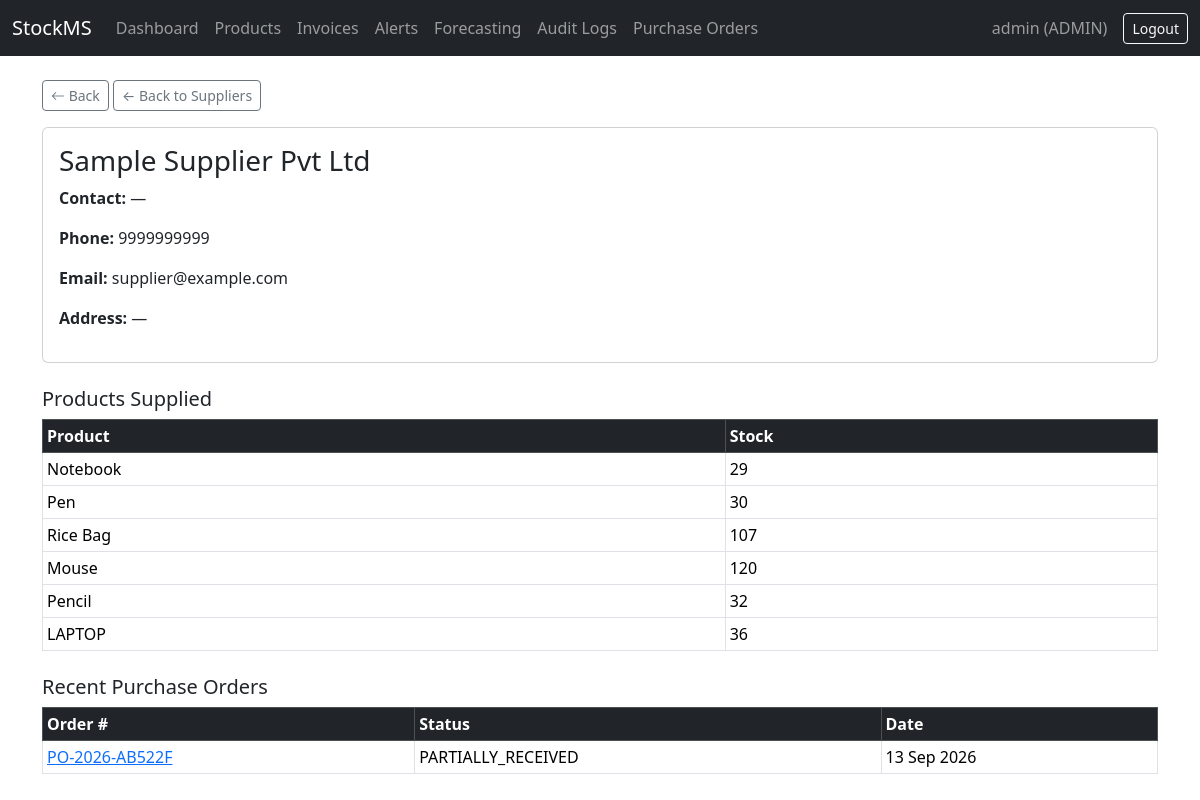
The page /products/suppliers/1/ (signed in) on the database its author committed.
### accounts/models.py (models this page shows, shortened)
class User(AbstractUser):
    class Role(models.TextChoices):
        ADMIN = 'ADMIN', 'Admin'
        MANAGER = 'MANAGER', 'Manager'
        STAFF = 'STAFF', 'Staff'
    role = models.CharField(
        max_length=10,
        choices=Role.choices,
        default=Role.STAFF,
    )

### inventory/models.py (models this page shows, shortened)
class Supplier(models.Model):
    name = models.CharField(max_length=200)
    contact_person = models.CharField(max_length=100, blank=True)
    phone = models.CharField(max_length=20, blank=True)
    email = models.EmailField(blank=True)
    address = models.TextField(blank=True)
    gst_number = models.CharField(max_length=20, blank=True)

class Product(models.Model):
    name = models.CharField(max_length=200)
    sku = models.CharField(max_length=50, unique=True)
    barcode = models.CharField(max_length=100, unique=True, blank=True, null=True)
    category = models.ForeignKey(Category, on_delete=models.SET_NULL, null=True, related_name='products')
    supplier = models.ForeignKey(Supplier, on_delete=models.SET_NULL, null=True, related_name='products')
    price = models.DecimalField(max_digits=10, decimal_places=2)
    quantity = models.PositiveIntegerField(default=0)
    reorder_level = models.PositiveIntegerField(default=10)
    max_stock_level = models.PositiveIntegerField(default=100)
    created_at = models.DateTimeField(auto_now_add=True)
    updated_at = models.DateTimeField(auto_now=True)

class PurchaseOrder(models.Model):
    class Status(models.TextChoices):
        PENDING = 'PENDING', 'Pending'
        PARTIALLY_RECEIVED = 'PARTIALLY_RECEIVED', 'Partially Received'
        RECEIVED = 'RECEIVED', 'Received'
        CANCELLED = 'CANCELLED', 'Cancelled'
    order_number = models.CharField(max_length=20, unique=True)
    supplier = models.ForeignKey(Supplier, on_delete=models.PROTECT, related_name='purchase_orders')
    created_by = models.ForeignKey(settings.AUTH_USER_MODEL, on_delete=models.SET_NULL, null=True)
    status = models.CharField(max_length=20, choices=Status.choices, default=Status.PENDING)
    order_date = models.DateTimeField(auto_now_add=True)
    expected_delivery_date = models.DateField(null=True, blank=True)
    payment_terms = models.CharField(max_length=100, blank=True, default='Due on delivery')
    delivery_address = models.CharField(max_length=255, blank=True)
    tax_percent = models.DecimalField(max_digits=5, decimal_places=2, default=0)
    discount_amount = models.DecimalField(max_digits=10, decimal_places=2, default=0)
    notes = models.TextField(blank=True)

### inventory/views.py (the view)
# urls.py: path('suppliers/<int:pk>/', views.supplier_detail, name='supplier_detail'),
@login_required
def supplier_detail(request, pk):
    supplier = get_object_or_404(Supplier, pk=pk)
    products = supplier.products.all()
    orders = supplier.purchase_orders.all().order_by('-order_date')[:10]
    return render(request, 'inventory/supplier_detail.html', {
        'supplier': supplier, 'products': products, 'orders': orders,
    })

### inventory/templates/inventory/supplier_detail.html (shortened to what this page needs)
{% extends 'base.html' %}
{% block content %}
<a href="{% url 'supplier_list' %}" class="btn btn-sm btn-outline-secondary mb-3">← Back to Suppliers</a>
<div class="card mb-4">
    <div class="card-body">
        <h3>{{ supplier.name }}</h3>
        <p><strong>Contact:</strong> {{ supplier.contact_person|default:"—" }}</p>
        <p><strong>Phone:</strong> {{ supplier.phone }}</p>
        <p><strong>Email:</strong> {{ supplier.email }}</p>
        <p><strong>Address:</strong> {{ supplier.address|default:"—" }}</p>
    </div>
</div>
<h5>Products Supplied</h5>
<table class="table table-sm table-bordered mb-4">
    <thead class="table-dark"><tr><th>Product</th><th>Stock</th></tr></thead>
    <tbody>
        {% for p in products %}
        <tr><td>{{ p.name }}</td><td>{{ p.quantity }}</td></tr>
        {% empty %}
        <tr><td colspan="2" class="text-center">No products linked.</td></tr>
        {% endfor %}
    </tbody>
</table>
<h5>Recent Purchase Orders</h5>
<table class="table table-sm table-bordered">
    <thead class="table-dark"><tr><th>Order #</th><th>Status</th><th>Date</th></tr></thead>
    <tbody>
        {% for o in orders %}
        <tr><td><a href="{% url 'purchase_order_detail' o.pk %}">{{ o.order_number }}</a></td><td>{{ o.status }}</td><td>{{ o.order_date|date:"d M Y" }}</td></tr>
        {% empty %}
        <tr><td colspan="3" class="text-center">No orders yet.</td></tr>
        {% endfor %}
    </tbody>
</table>
{% endblock %}

### templates/base.html (shortened to what this page needs)
{% load static %}
<!DOCTYPE html>
<html lang="en">
<head>
    <link href="https://cdn.jsdelivr.net/npm/bootstrap@5.3.3/dist/css/bootstrap.min.css" rel="stylesheet">
    <link href="https://cdn.jsdelivr.net/npm/bootstrap-icons@1.11.3/font/bootstrap-icons.css" rel="stylesheet">
</head>
<body>
    <nav class="navbar navbar-expand-lg navbar-dark bg-dark">
        <div class="container-fluid">
            <a class="navbar-brand" href="{% url 'dashboard' %}">StockMS</a>
            <div class="collapse navbar-collapse">
                <ul class="navbar-nav me-auto">
                    <li class="nav-item"><a class="nav-link" href="{% url 'dashboard' %}">Dashboard</a></li>
                    <li class="nav-item"><a class="nav-link" href="{% url 'product_list' %}">Products</a></li>
                    <li class="nav-item"><a class="nav-link" href="{% url 'invoice_list' %}">Invoices</a></li>
                    <li class="nav-item"><a class="nav-link" href="{% url 'alert_list' %}">Alerts</a></li>
                    <li class="nav-item"><a class="nav-link" href="{% url 'forecast_page' %}">Forecasting</a></li>
                    {% if user.role == 'ADMIN' %}
                        <li class="nav-item"><a class="nav-link" href="{% url 'audit_log_list' %}">Audit Logs</a></li>
                    {% endif %}
                    {% if user.role == 'ADMIN' or user.role == 'MANAGER' %}
                        <li class="nav-item"><a class="nav-link" href="{% url 'purchase_order_list' %}">Purchase Orders</a></li>
                    {% endif %}
                </ul>
                {% if user.is_authenticated %}
                <span class="navbar-text me-3">{{ user.username }} ({{ user.role }})</span>
<form method="post" action="{% url 'logout' %}" class="d-inline">
    <button type="submit" class="btn btn-outline-light btn-sm">Logout</button>
</form>                {% endif %}
            </div>
        </div>
    </nav>
    <div class="container mt-4">
    <a href="javascript:history.back()" class="btn btn-sm btn-outline-secondary mb-3">
        <i class="bi bi-arrow-left"></i> Back
    </a>
        {% block content %}
        {% endblock %}
    </div>
</body>
</html>

### rows shown on the page
User: username "admin", role "ADMIN"
Supplier: name "Sample Supplier Pvt Ltd", contact_person "—", phone "9999999999", email "supplier@example.com", address "—"
Product: name "Notebook", quantity "29"
Product: name "Pen", quantity "30"
Product: name "Rice Bag", quantity "107"
Product: name "Mouse", quantity "120"
Product: name "Pencil", quantity "32"
Product: name "LAPTOP", quantity "36"
PurchaseOrder: order_number "PO-2026-AB522F", status "PARTIALLY_RECEIVED", order_date "13 Sep 2026"
